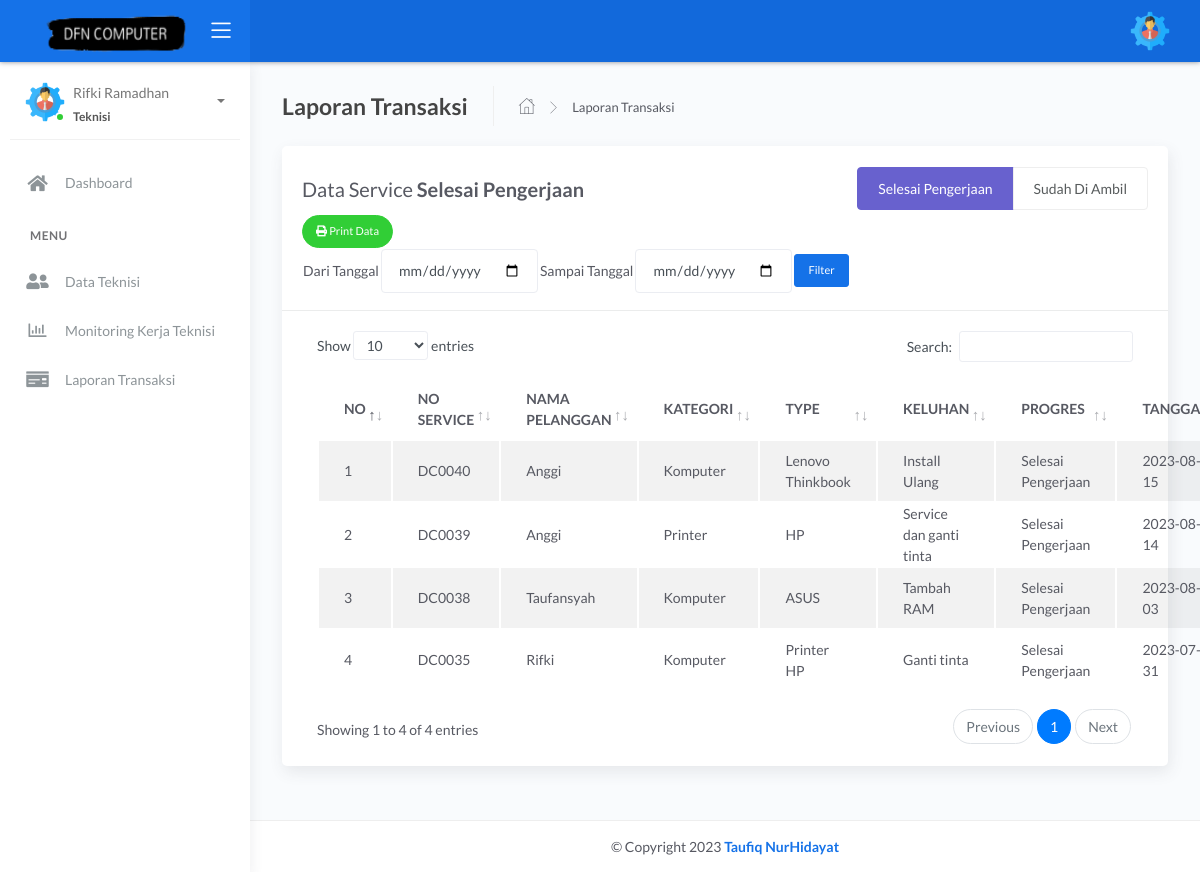
/admin/owner/transaksi_service.php (signed in), run on the app's committed database.
### tables this page shows
CREATE TABLE `service` (
  `no_service` int(11) NOT NULL,
  `id_pelanggan` int(11) NOT NULL,
  `kategori` varchar(255) NOT NULL,
  `type` varchar(255) NOT NULL,
  `keluhan` text NOT NULL,
  `tanggal` date DEFAULT current_timestamp(),
  `progres` varchar(255) NOT NULL,
  `keterangan` varchar(255) NOT NULL,
  `totharga` int(25) NOT NULL,
  `id_admin` int(11) NOT NULL,
  `id_order` int(11) NOT NULL,
  `tgl_update` datetime NOT NULL DEFAULT current_timestamp() ON UPDATE current_timestamp()
);

CREATE TABLE `pelanggan` (
  `id_pelanggan` int(10) NOT NULL,
  `nama` varchar(100) NOT NULL,
  `password` varchar(100) NOT NULL,
  `hp` varchar(25) NOT NULL,
  `email` varchar(100) NOT NULL,
  `jk` varchar(100) NOT NULL,
  `alamat` varchar(255) NOT NULL,
  `status` varchar(255) NOT NULL
);

### admin/owner/transaksi_service.php (the view, shortened to what this page needs)
<?php include 'header.php';
?>
<div class="main-panel">
    <div class="content">
        <div class="page-inner ">
            <div class="page-header">
                <h4 class="page-title">Laporan Transaksi</h4>
                <ul class="breadcrumbs">
                    <li class="nav-home">
                        <a href="index.php">
                            <i class="flaticon-home"></i>
                        </a>
                    </li>
                    <li class="separator">
                        <i class="flaticon-right-arrow"></i>
                    </li>
                    <li class="nav-item">
                        <a href="transaksi_service.php">Laporan Transaksi</a>
                    </li>
                </ul>
            </div>
            <div class="row ">
                <div class="col-md-12">
                    <div class="card">
                        <div class="card-header">
                            <div class="d-flex align-items-center">
                                <h1 class="card-title">Data Service
                                    <b>
                                        Selesai Pengerjaan
                                    </b>
                                </h1>
                                <ul class="nav nav-pills nav-secondary ml-auto" id="pills-tab" role="tablist">
                                    <li class="nav-item">
                                        <a class="nav-link active" href="transaksi_service.php" role="tab" aria-controls="pills-home" aria-selected="true">Selesai Pengerjaan</a>
                                    </li>
                                    <li class="nav-item">
                                        <a class="nav-link" href="transaksi_service_diambil.php" role="tab" aria-controls="pills-profile" aria-selected="false">Sudah Di Ambil</a>
                                    </li>
                                </ul>
                            </div>
                            <?php
                            if (isset($_POST['filter'])) {
                                $dari_tgll = mysqli_real_escape_string($koneksi, $_POST['dari_tgl']);
                                $sampai_tgll = mysqli_real_escape_string($koneksi, $_POST['sampai_tgl']);
                                $_SESSION['dari_tgl'] = $dari_tgll;
                                $_SESSION['sampai_tgl'] = $sampai_tgll;
                            ?>
                                <a class="btn btn-success btn-round btn-sm ml-auto" href="print_transaksi_selesai.php" target="_blank">
                                    <i class="fa fa-print"></i>
                                    Print Data
                                </a>
                            <?php } else { ?>
                                <a class="btn btn-success btn-round btn-sm ml-auto" href="print_transaksi_selesai.php" target="_blank">
                                    <i class="fa fa-print"></i>
                                    Print Data
                                </a>
                            <?php }
                            ?>
                            <br>
                            <form method="post" action="">
                                <table>
                                    <tr>
                                        <td>Dari Tanggal </td>
                                        <td><input class="form-control" type="date" value="<?= $dari_tgll ?>" name="dari_tgl" required></td>
                                        <td>Sampai Tanggal </td>
                                        <td><input class="form-control" type="date" value="<?= $sampai_tgll ?>" name="sampai_tgl" required></td>
                                        <td><input type="submit" class="btn btn-primary btn-sm" name="filter" value="Filter"></td>
                                    </tr>
                                </table>
                            </form>
                        </div>
                        <div class="card-body">
                            <table id="tablepembayaran" class="display table table-striped table-hover">
                                <thead>
                                    <tr>
                                        <th style="width: 1%">NO</th>
                                        <th>NO SERVICE</th>
                                        <th>NAMA PELANGGAN</th>
                                        <th>KATEGORI</th>
                                        <th>TYPE</th>
                                        <th>KELUHAN</th>
                                        <th>PROGRES</th>
                                        <th>TANGGAL</th>
                                    </tr>
                                </thead>
                                <tbody>
                                    <?php
                                    include '../../koneksi.php';
                                    $no = 1;
                                    if (isset($_POST['filter'])) {
                                        $dari_tgl = mysqli_real_escape_string($koneksi, $_POST['dari_tgl']);
                                        $sampai_tgl = mysqli_real_escape_string($koneksi, $_POST['sampai_tgl']);
                                        $data = mysqli_query($koneksi, "SELECT service.*,
                                        pelanggan.id_pelanggan,
                                        pelanggan.nama
                                        FROM service,pelanggan
                                        WHERE service.id_pelanggan = pelanggan.id_pelanggan
                                        AND progres IN ('Selesai Pengerjaan')
                                        AND tanggal BETWEEN '$dari_tgl' AND '$sampai_tgl' ORDER BY no_service DESC");
                                    } else {
                                        $data = mysqli_query($koneksi, "SELECT * FROM pelanggan");
                                        $data = mysqli_query($koneksi, "SELECT service.*,
                                        pelanggan.id_pelanggan,
                                        pelanggan.nama
                                        FROM service, pelanggan
                                        WHERE service.id_pelanggan = pelanggan.id_pelanggan
                                        AND progres IN ('Selesai Pengerjaan')
                                        ORDER BY no_service DESC");
                                    }
                                    while ($d = mysqli_fetch_array($data)) {
                                    ?>
                                        <tr>
                                            <td><?php echo $no++; ?></td>
                                            <td>DC00<?php echo $d['no_service']; ?></td>
                                            <td><?php echo $d['nama']; ?></td>
                                            <td><?php echo $d['kategori']; ?></td>
                                            <td><?php echo $d['type']; ?></td>
                                            <td><?php echo $d['keluhan']; ?></td>
                                            <td><?php echo $d['progres']; ?> </td>
                                            <td><?php echo $d['tanggal']; ?> </td>
                                            <td>
                                                <div class="modal fade" id="detail<?php echo $d['no_service']; ?>" tabindex="-1" role="dialog" aria-hidden="true">
                                                <?php
                                            }
                                                ?>
                                            </td>
                                        </tr>
                                </tbody>
                            </table>
                        </div>
                    </div>
                </div>
            </div>
        </div>
    </div>
    <?php include 'footer.php'; ?>
</div>

### data on the page
service: no_service "40", id_pelanggan.nama "Anggi", kategori "Komputer", type "Lenovo Thinkbook", keluhan "Install Ulang", progres "Selesai Pengerjaan", tanggal "2023-08-15"
service: no_service "39", id_pelanggan.nama "Anggi", kategori "Printer", type "HP", keluhan "Service dan ganti tinta", progres "Selesai Pengerjaan", tanggal "2023-08-14"
service: no_service "38", id_pelanggan.nama "Taufansyah", kategori "Komputer", type "ASUS", keluhan "Tambah RAM", progres "Selesai Pengerjaan", tanggal "2023-08-03"
service: no_service "35", id_pelanggan.nama "Rifki", kategori "Komputer", type "Printer HP", keluhan "Ganti tinta", progres "Selesai Pengerjaan", tanggal "2023-07-31"

### other printed values
$_SESSION['name'] "Rifki Ramadhan"
$_SESSION['level'] "Teknisi"
